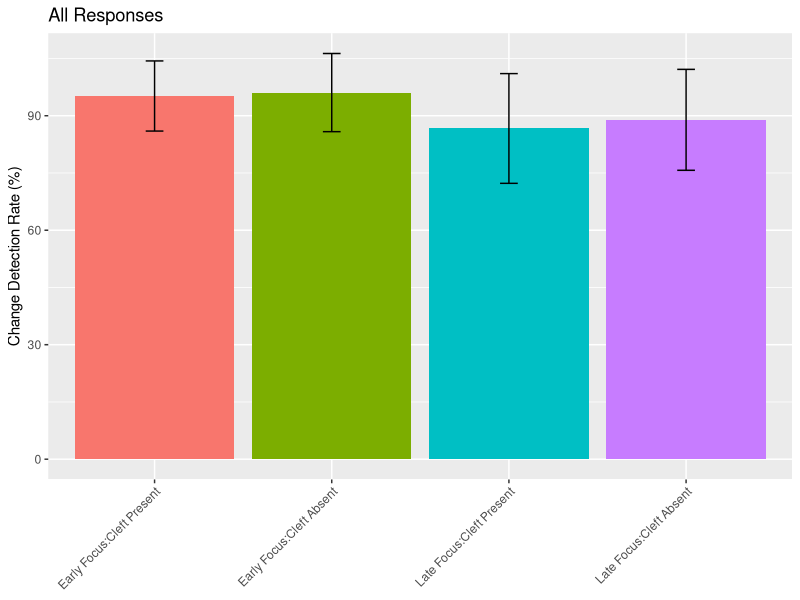
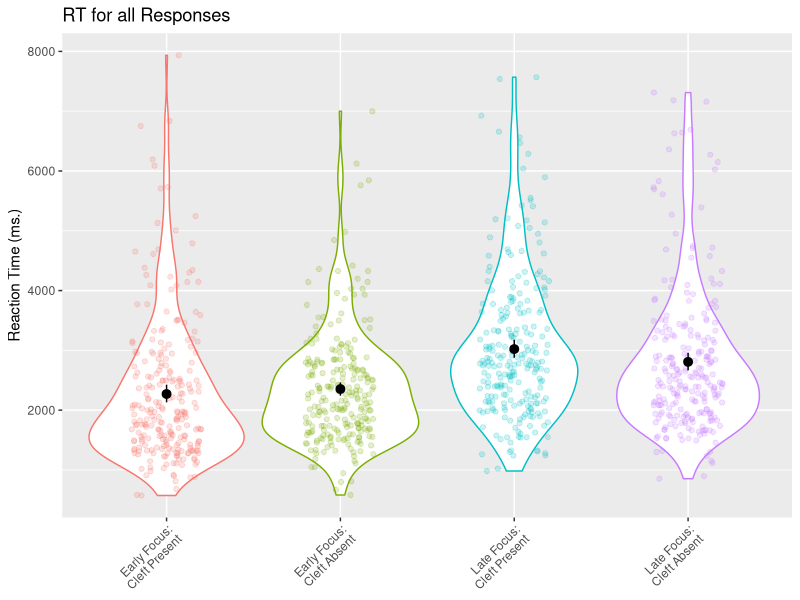
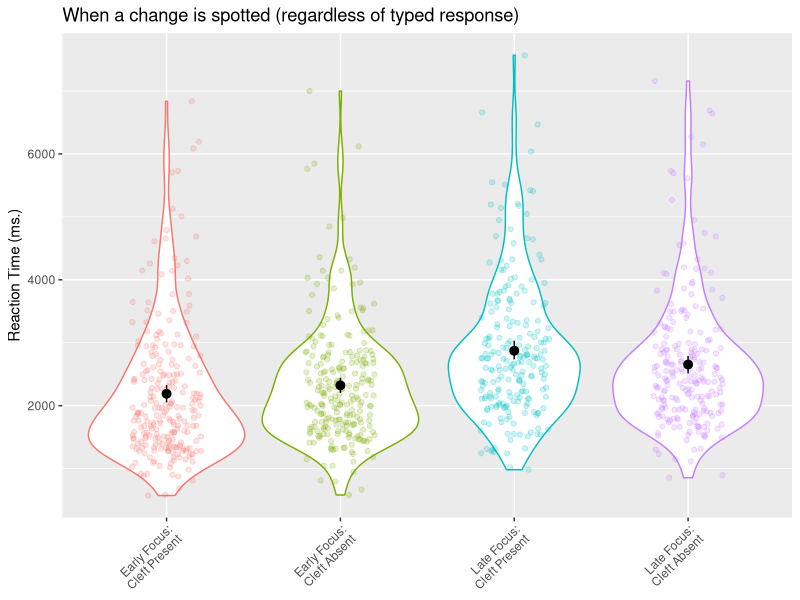
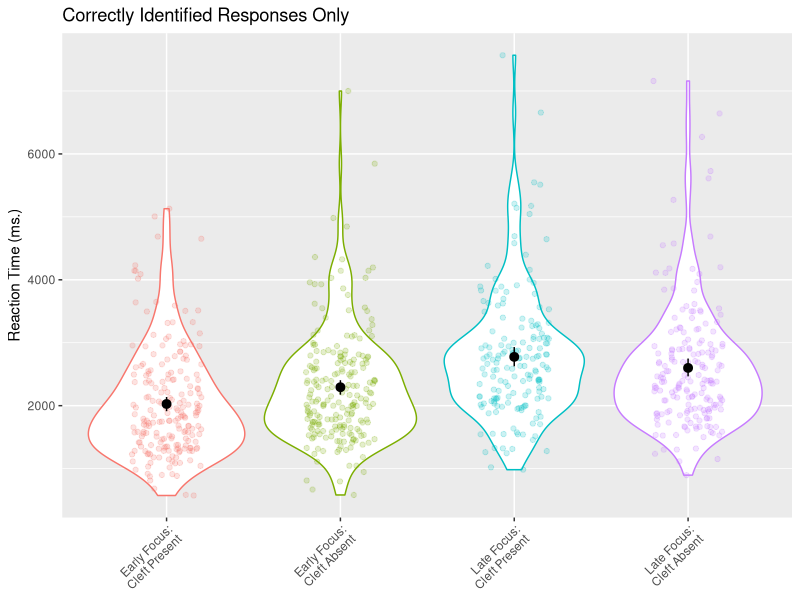
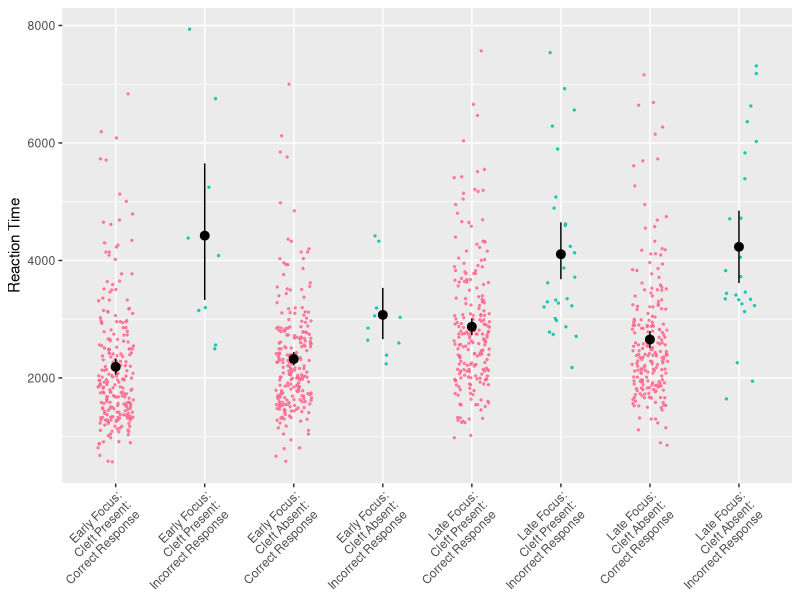

Recreate these plots in R, in order.
## ---- chunk 1
knitr::opts_chunk$set(echo = TRUE)
## ---- chunk 2
library(lme4)
library(lmerTest)
library(fitdistrplus)
library(emmeans)
library(broom.mixed)
library(tidyverse)
## ---- chunk 3
data <- read_csv("Mariesdata2.csv")

# tidy and wrangel the data to get it in the correct format
tidy_data <- data %>% 
          dplyr::select(Participant, Item, type, 
          Focus, Cleft, YNResp.corr_raw, YNResp.rt_raw, changeResponse.corr_raw) %>%
          filter(type != "filler") %>% 
          dplyr::select(-type)

colnames(tidy_data) <- c("Participant", "Item", "Focus", "Cleft", 
                         "Response", "RT", "Correct_word")

tidy_data[tidy_data$Focus == "y",]$Focus <- "Early"
tidy_data[tidy_data$Focus == "n",]$Focus <- "Late"

tidy_data$Focus <- as.factor(tidy_data$Focus)
tidy_data$Cleft <- as.factor(tidy_data$Cleft)
tidy_data$Participant <- as.factor(tidy_data$Participant)
tidy_data$Item <- as.factor(tidy_data$Item)

# set up contrasts for the two factors
my_contrasts <- matrix(c(.5, -.5))

contrasts(tidy_data$Focus) <- my_contrasts
contrasts(tidy_data$Cleft) <- my_contrasts

# convert RT variable to milliseconds
tidy_data$RT <- tidy_data$RT * 1000
## ---- chunk 4
tidy_data %>% 
  group_by(Participant, Focus, Cleft) %>%
  mutate(Response = Response * 100) %>%
  summarise(Response = mean(Response)) %>%
  group_by(Focus, Cleft) %>% 
  summarise(sd = sd(Response), Response = mean(Response)) %>%
  ungroup() %>%
  mutate(Cleft = recode_factor(Cleft, y = "Cleft Present", n = "Cleft Absent")) %>%
  mutate(Focus = recode_factor(Focus, Early = "Early Focus", Late = "Late Focus")) %>%
  ggplot(aes(x = Focus:Cleft, y = Response, fill = Focus:Cleft)) +
  geom_col() +
  geom_errorbar(aes(ymin = Response - sd, ymax = Response + sd), colour="black", width=.1) +
  guides(fill = FALSE) +
  theme(axis.text.x=element_text(angle = 45, hjust = 1)) +
  labs(x = NULL, y = "Change Detection Rate (%)", title = "All Responses")
## ---- chunk 5
tidy_data %>% 
  mutate(Cleft = recode_factor(Cleft, y = "\nCleft Present", n = "\nCleft Absent")) %>%
  mutate(Focus = recode_factor(Focus, Early = "Early Focus", Late = "Late Focus")) %>%
  ggplot(aes(x = Focus:Cleft, y = RT, colour = Focus:Cleft)) +
  geom_violin() +
  geom_jitter(width = .2, alpha = .2) +
  stat_summary(fun.data = "mean_cl_boot", colour = "black") +
  guides(colour = FALSE) +
  theme(axis.text.x=element_text(angle = 45, hjust = 1)) +
  labs(x = NULL, y = "Reaction Time (ms.)", title = "RT for all Responses")
## ---- chunk 6
tidy_data %>% 
  filter(Response == "1") %>%
  mutate(Cleft = recode_factor(Cleft, y = "\nCleft Present", n = "\nCleft Absent")) %>%
  mutate(Focus = recode_factor(Focus, Early = "Early Focus", Late = "Late Focus")) %>%
  ggplot(aes(x = Focus:Cleft, y = RT, colour = Focus:Cleft)) +
  geom_violin() +
  geom_jitter(width = .2, alpha = .2) +
  stat_summary(fun.data = "mean_cl_boot", colour = "black") +
  guides(colour = FALSE) +
  theme(axis.text.x=element_text(angle = 45, hjust = 1)) +
  labs(x = NULL, y = "Reaction Time (ms.)", title = "When a change is spotted (regardless of typed response)")
## ---- chunk 7
tidy_data %>% 
  filter(Correct_word == "1") %>%
  mutate(Cleft = recode_factor(Cleft, y = "\nCleft Present", n = "\nCleft Absent")) %>%
  mutate(Focus = recode_factor(Focus, Early = "Early Focus", Late = "Late Focus")) %>%
  ggplot(aes(x = Focus:Cleft, y = RT, colour = Focus:Cleft)) +
  geom_violin() +
  geom_jitter(width = .2, alpha = .2) +
  stat_summary(fun.data = "mean_cl_boot", colour = "black") +
  guides(colour = FALSE) +
  theme(axis.text.x=element_text(angle = 45, hjust = 1)) +
  labs(x = NULL, y = "Reaction Time (ms.)", title = "Correctly Identified Responses Only")
## ---- chunk 8
model <- glmer(Response ~ Focus * Cleft + (1 | Participant) +
  (1 | Item), data = tidy_data, family = "binomial")
## ---- chunk 9
tidy(model)
emmeans(model, pairwise ~ Focus, type = "response")
## ---- chunk 10
corr_data <- tidy_data %>% filter(Response == "1")
model <- glmer(Correct_word ~ Focus * Cleft + (1 | Participant) +
                 (1 | Item), data = corr_data, family = "binomial")
## ---- chunk 11
tidy(model)
emmeans(model, pairwise ~ Focus, type = "response")
emmeans(model, pairwise ~ Cleft, type = "response")
## ---- chunk 12
all_data <- tidy_data %>% 
  mutate(logRT = log(RT))

model <- lmer(logRT ~ Focus * Cleft + (1 + Focus | Participant) +
                (1 + Focus | Item), data = all_data)

## ---- chunk 13
tidy(model)
emmeans(model, pairwise ~ Focus * Cleft, adjust = "bonferroni")
## ---- chunk 14
correct_only_data <- corr_data %>% 
  mutate(logRT = log(RT))

model <- lmer(logRT ~ Focus * Cleft + (1 + Focus + Cleft | Participant) +
                (1 + Focus + Cleft | Item), data = correct_only_data)

## ---- chunk 15
tidy(model)
emmeans(model, pairwise ~ Focus * Cleft, adjust = "bonferroni")
## ---- chunk 16
correct_only_data <- corr_data %>% 
  filter(Correct_word == "1") %>%
  mutate(logRT = log(RT))

model <- lmer(logRT ~ Focus * Cleft + (1 + Focus + Cleft | Participant) +
                (1 + Focus | Item), data = correct_only_data)
## ---- chunk 17
tidy(model)
emmeans(model, pairwise ~ Focus * Cleft, adjust = "bonferroni")
## ---- chunk 18
tidy_data$Response <- as.factor((tidy_data$Response))

tidy_data %>% 
  mutate(Cleft = recode_factor(Cleft, y = "\nCleft Present", n = "\nCleft Absent")) %>%
  mutate(Focus = recode_factor(Focus, Early = "Early Focus", Late = "Late Focus")) %>%
  mutate(Response = recode_factor(Response, "1" = "\nCorrect Response", "0" = "\nIncorrect Response")) %>%
  ggplot(aes(x = Focus:Cleft:Response, y = RT, colour = Response)) +
  geom_jitter(width = .2, alpha = .8, size = .5) +
  guides(colour = FALSE) + 
  scale_colour_hue(h = c(0, 360)) +
  stat_summary(fun.data = "mean_cl_boot", colour = "black") +
  theme(axis.text.x=element_text(angle = 45, hjust = 1)) +
  labs(x = NULL, y = "Reaction Time", title = NULL)
